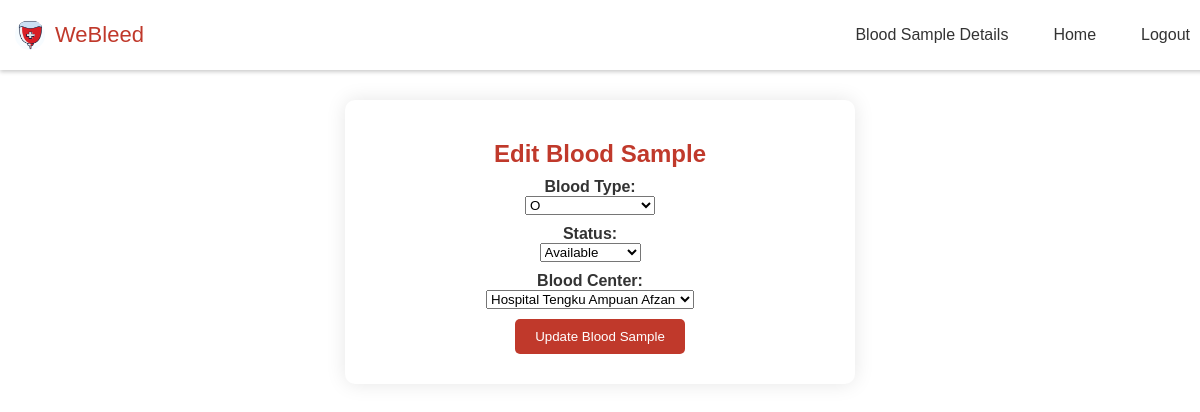
Page /edit_bloodsample.php?sampleNo=4002 (signed in) on the committed database.
### tables this page shows
CREATE TABLE `bloodsample` (
  `sampleNo` int(4) NOT NULL,
  `bloodType` varchar(2) NOT NULL,
  `status` varchar(13) NOT NULL,
  `bcID` int(4) NOT NULL
);

CREATE TABLE `bloodcenter` (
  `bcID` int(4) NOT NULL,
  `bcName` varchar(45) NOT NULL,
  `bcPhoneNo` varchar(12) NOT NULL,
  `bcBloodQtyA` int(5) DEFAULT NULL,
  `bcBloodQtyB` int(5) DEFAULT NULL,
  `bcBloodQtyO` int(5) DEFAULT NULL,
  `bcBloodQtyAB` int(5) DEFAULT NULL
);

### edit_bloodsample.php (the view, shortened to what this page needs)
<?php
include('connection.php');
if (isset($_GET['sampleNo'])) {
    $sampleNo = mysqli_real_escape_string($condb, $_GET['sampleNo']);
    $query = "SELECT * FROM bloodsample WHERE sampleNo = '$sampleNo'";
    $result = mysqli_query($condb, $query);
    if ($result) {
        $bloodsample = mysqli_fetch_assoc($result);
    } else {
        die('Error fetching blood sample data: ' . mysqli_error($condb));
    }
} else {
    die('No blood sample number specified.');
}
$bc_query = "SELECT bcID, bcName FROM bloodcenter";
$bc_result = mysqli_query($condb, $bc_query);
?>
<!DOCTYPE html>
<html lang="en">
<head>
    <link rel="stylesheet" href="style.css">
</head>
<body>
    <nav class="navbar">
        <div class="logo_item">
            <img src="logo.jpg" alt="Company Logo">
            <span>WeBleed</span>
        </div>
        <div class="navbar_content">
            <ul>
                <li><a href="bloodsample_details.php">Blood Sample Details</a></li>
                <li><a href="home_staff.php">Home</a></li>
                <li><a href="logout.php">Logout</a></li>
            </ul>
        </div>
    </nav>
    <div class="edit-section">
        <h2>Edit Blood Sample</h2>
        <form action="edit_bloodsample_process.php" method="POST">
            <div class="form-group">
                <label for="bloodType">Blood Type:</label>
                <select id="bloodType" name="bloodType" required>
                    <option value="O" <?php if ($bloodsample['bloodType'] == 'O') echo 'selected'; ?>>O</option>
                </select>
            </div>
            <div class="form-group">
                <label for="status">Status:</label>
                <select id="status" name="status" required>
                    <option value="Available" <?php if ($bloodsample['status'] == 'Available') echo 'selected'; ?>>Available</option>
                </select>
            </div>
            <div class="form-group">
                <label for="bcID">Blood Center:</label>
                <select id="bcID" name="bcID" required>
                    <?php while ($row = mysqli_fetch_assoc($bc_result)): ?>
                        <option value="<?php echo htmlspecialchars($row['bcID']); ?>" <?php if ($row['bcID'] == $bloodsample['bcID']) echo 'selected'; ?>>
                            <?php echo htmlspecialchars($row['bcName']); ?>
                        </option>
                    <?php endwhile; ?>
                </select>
            </div>
            <button type="submit">Update Blood Sample</button>
        </form>
    </div>
</body>
</html>

### style.css (style rules this page uses)
body { font-family: Arial, sans-serif; margin: 0; padding: 0; background-color: white; color: #333; background-image: none; }
h2 { text-align: center; color: #c0392b; margin-top: 10px; margin-bottom: 10px; }
.form-group { margin-bottom: 10px; margin-right: 20px; }
label { display: block; font-weight: bold; }
button { padding: 10px 20px; background-color: #c0392b; color: #fff; border: none; border-radius: 5px; cursor: pointer; transition: background-color 0.3s ease; }
.navbar { position: fixed; top: 0; width: 100%; background-color: #fff; display: flex; justify-content: space-between; align-items: center; padding: 20px 5px; z-index: 1000; box-shadow: 0 2px 4px rgba(0, 0, 0, 0.2); }
.logo_item { display: flex; align-items: center; column-gap: 10px; font-size: 22px; font-weight: 500; color: #c0392b; margin-left: 5px; }
.navbar img { width: 30px; height: 30px; border-radius: 50%; margin-left: 5px; }
.navbar_content ul { margin: 0; padding: 0; list-style: none; display: flex; }
.navbar_content li { margin-left: 15px; }
.navbar_content a { text-decoration: none; color: #333; padding: 10px 15px; transition: color 0.3s ease; }
.form-group { margin-bottom: 10px; }
.edit-section { width: 80%; max-width: 450px; text-align: center; background-color: #fff; border-radius: 10px; box-shadow: 0 0 20px rgba(0, 0, 0, 0.1); padding: 30px; margin: 100px auto; }

### rows in the picture
bloodsample: bloodType "O", status "Available", bcID "Hospital Tengku Ampuan Afzan"
